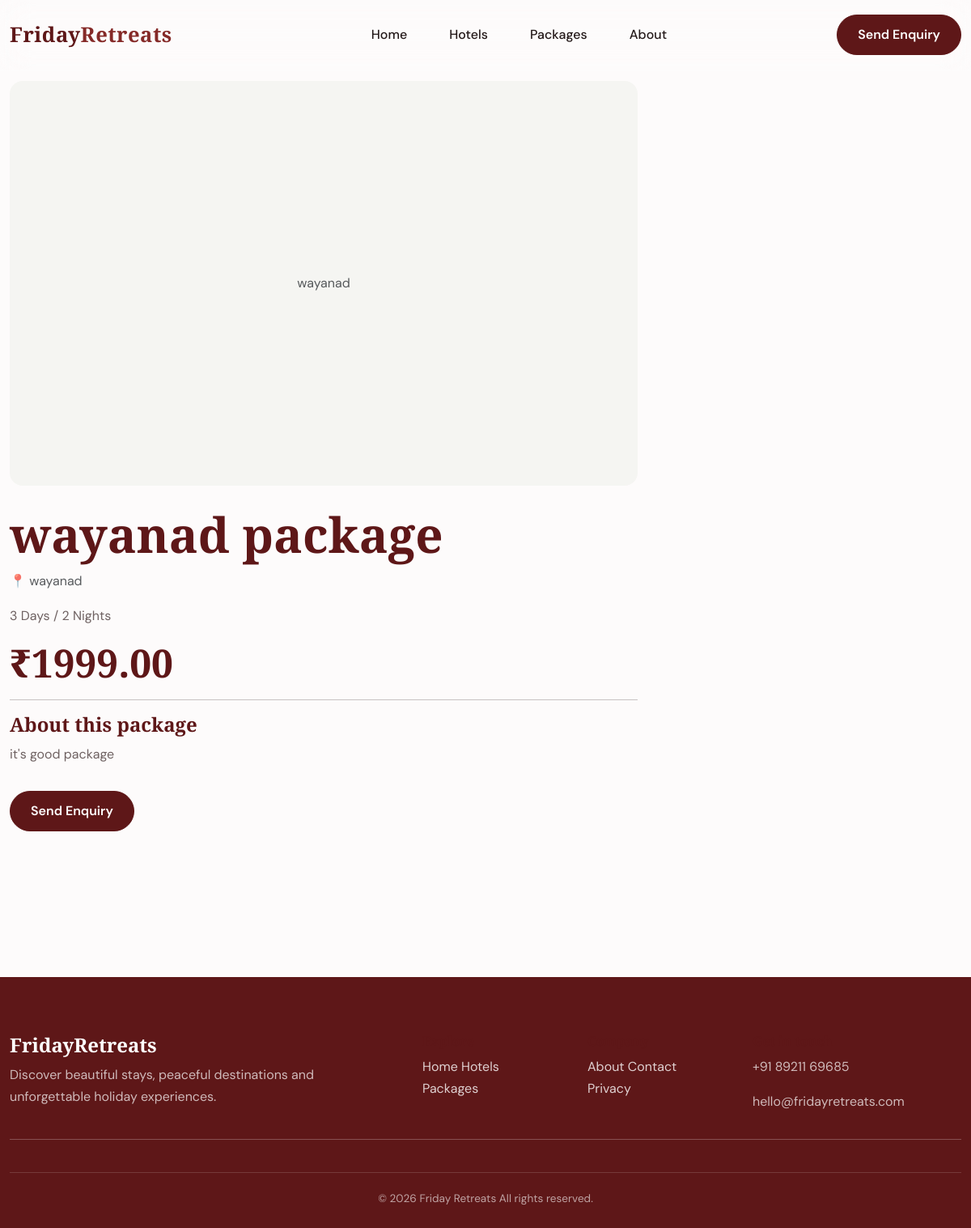
Page /packages/wayanad-package/ on the earlier database version.
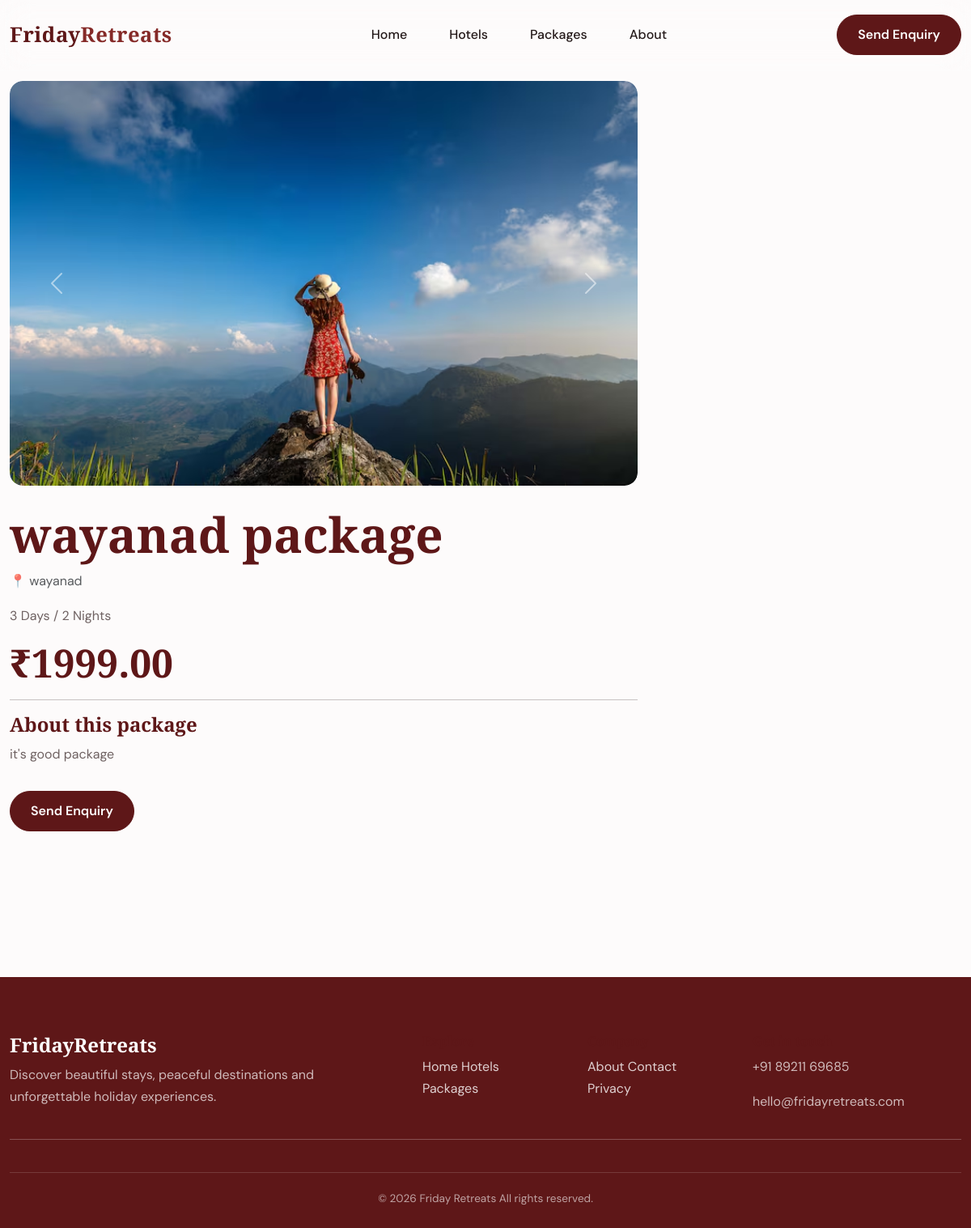
Same page on the later database version.
### packages/models.py (models this page shows, shortened)
class Package(models.Model):
    name = models.CharField(max_length=200)
    slug = models.SlugField(
        unique=True,
        blank=True
    )
    destination = models.CharField(
        max_length=200
    )
    description = models.TextField()
    duration_days = models.PositiveIntegerField()
    duration_nights = models.PositiveIntegerField()
    price = models.DecimalField(
        max_digits=10,
        decimal_places=2
    )
    image = models.ImageField(
    upload_to="packages/",
    blank=True,
    null=True
)
    hotels = models.ManyToManyField(
        Hotel,
        blank=True,
        related_name="packages"
    )
    featured = models.BooleanField(
        default=False
    )
    available = models.BooleanField(
        default=True
    )
    created_at = models.DateTimeField(
        auto_now_add=True
    )
    updated_at = models.DateTimeField(
        auto_now=True
    )

class PackageImage(models.Model):
    package = models.ForeignKey(
        Package,
        on_delete=models.CASCADE,
        related_name="images"
    )
    image = models.ImageField(
        upload_to="packages/"
    )
    caption = models.CharField(
        max_length=200,
        blank=True
    )

### packages/views.py (the view)
# urls.py: path("<slug:slug>/", package_detail, name="package_detail"),
def package_detail(request, slug):
    package = get_object_or_404(
        Package,
        slug=slug,
        available=True
    )
    context = {
        "package": package,
    }
    return render(request, "packages/package_detail.html", context)

### templates/packages/package_detail.html (shortened to what this page needs)
{% extends "base.html" %}
{% block content %}
<section class="section-padding">
    <div class="container">
        <div class="row">
            <div class="col-lg-8">
                {% with images=package.images.all %}
                    {% if images %}
                    <div class="mb-4">
                        <div
                            id="packageImageCarousel"
                            class="carousel slide"
                        >
                            <div class="carousel-inner rounded-4">
                                {% for image in images %}
                                <div
                                    class="carousel-item {% if forloop.first %}active{% endif %}"
                                >
                                    <img
                                        src="{{ image.image.url }}"
                                        alt="{{ image.caption|default:package.name }}"
                                        class="d-block w-100 rounded-4 package-gallery-image"
                                        style="
                                            width: 100%;
                                            height: 500px;
                                            object-fit: cover;
                                            cursor: pointer;
                                        "
                                        data-bs-toggle="modal"
                                        data-bs-target="#packageImageModal"
                                        data-image="{{ image.image.url }}"
                                        data-caption="{{ image.caption|default:package.name }}"
                                    >
                                </div>
                                {% endfor %}
                            </div>
                            {% if images|length > 1 %}
                            <button
                                class="carousel-control-prev"
                                type="button"
                                data-bs-target="#packageImageCarousel"
                                data-bs-slide="prev"
                            >
                                <span
                                    class="carousel-control-prev-icon"
                                    aria-hidden="true"
                                ></span>
                            </button>
                            <button
                                class="carousel-control-next"
                                type="button"
                                data-bs-target="#packageImageCarousel"
                                data-bs-slide="next"
                            >
                                <span
                                    class="carousel-control-next-icon"
                                    aria-hidden="true"
                                ></span>
                            </button>
                            {% endif %}
                        </div>
                    </div>
                    {% else %}
                        <div class="mb-4">
                            <div
                                class="rounded-4 d-flex align-items-center justify-content-center"
                                style="
                                    width: 100%;
                                    height: 500px;
                                    background: #f5f5f2;
                                "
                            >
                                <span class="text-muted">
                                    {{ package.destination }}
                                </span>
                            </div>
                        </div>
                    {% endif %}
                {% endwith %}
                <h1>{{ package.name }}</h1>
                <p class="text-muted">
                    📍 {{ package.destination }}
                </p>
                <p>
                    {{ package.duration_days }} Days /
                    {{ package.duration_nights }} Nights
                </p>
                <h2>
                    ₹{{ package.price }}
                </h2>
                <hr>
                <h3>
                    About this package
                </h3>
                <p>
                    {{ package.description }}
                </p>
                <a
                    href="{% url 'enquiry_create' %}?package={{ package.slug }}"
                    class="btn btn-dark mt-3"
                >
                    Send Enquiry
                </a>
            </div>
        </div>
    </div>
</section>
{% endblock %}

### templates/base.html (shortened to what this page needs)
{% load static %}
<!DOCTYPE html>
<html lang="en">
<head>
    <link
        href="https://cdn.jsdelivr.net/npm/bootstrap@5.3.3/dist/css/bootstrap.min.css"
        rel="stylesheet"
    >
    <link
        rel="stylesheet"
        href="{% static 'css/style.css' %}"
    >
</head>
<body>
<nav class="navbar navbar-expand-lg navbar-sticky navbar-light bg-white py-3">
    <div class="container">
        <a
            class="navbar-brand brand-logo"
            href="{% url 'home' %}"
        >
            Friday<span>Retreats</span>
        </a>
        <div
            class="collapse navbar-collapse"
            id="mainNavbar"
        >
            <ul class="navbar-nav mx-auto gap-lg-3">
                <li class="nav-item">
                    <a
                        class="nav-link"
                        href="{% url 'home' %}"
                    >
                        Home
                    </a>
                </li>
                <li class="nav-item">
                    <a
                        class="nav-link"
                        href="{% url 'hotel_list' %}"
                    >
                        Hotels
                    </a>
                </li>
                <li class="nav-item">
                    <a
                        class="nav-link"
                        href="{% url 'package_list' %}"
                    >
                        Packages
                    </a>
                </li>
                <li class="nav-item">
                    <a
                        class="nav-link"
                        href="{% url 'about' %}"
                    >
                        About
                    </a>
                </li>
            </ul>
            <a
                href="{% url 'enquiry_create' %}"
                class="btn btn-dark enquiry-btn"
            >
                Send Enquiry
            </a>
        </div>
    </div>
</nav>
<main>
    {% block content %}
    {% endblock %}
</main>
<footer class="footer">
    <div class="container">
        <div class="row g-5">
            <div class="col-lg-5">
                <h3 class="brand-logo text-white">
                    Friday<span>Retreats</span>
                </h3>
                <p class="footer-description">
                    Discover beautiful stays, peaceful
                    destinations and unforgettable
                    holiday experiences.
                </p>
            </div>
            <div class="col-6 col-lg-2">
                <h6>Explore</h6>
                <a href="{% url 'home' %}">
                    Home
                </a>
                <a href="{% url 'hotel_list' %}">
                    Hotels
                </a>
                <a href="{% url 'package_list' %}">
                    Packages
                </a>
            </div>
            <div class="col-6 col-lg-2">
                <h6>Company</h6>
                <a href="#">
                    About
                </a>
                <a href="#">
                    Contact
                </a>
                <a href="#">
                    Privacy
                </a>
            </div>
            <div class="col-lg-3">
                <h6>Get in touch</h6>
                <p>
                    +91 89211 69685
                </p>
                <p>
                    hello@fridayretreats.com
                </p>
            </div>
        </div>
        <hr>
        <div class="footer-bottom">
            <span>
                © {% now "Y" %} Friday Retreats
            </span>
            <span>
                All rights reserved.
            </span>
        </div>
    </div>
</footer>
</body>
</html>

### static/css/style.css (style rules this page uses)
:root { --primary: #5E1718; --primary-dark: #431011; --accent: #852A28; --background: #FDFBFB; --white: #FFFFFF; --cream: #F7F0EE; --cream-dark: #EDE0DD; --text: #241919; --text-light: #6F6262; --border: #E9DCDC; --shadow-sm: 0 5px 20px rgba(94, 23, 24, 0.08); --shadow-md: 0 12px 35px rgba(94, 23, 24, 0.12); --shadow-lg: 0 20px 60px rgba(94, 23, 24, 0.16); --radius-sm: 10px; --radius-md: 18px; --radius-lg: 28px; --transition: all 0.3s ease; }
html { scroll-behavior: smooth; }
body { margin: 0; padding: 0; background: var(--background); color: var(--text); font-family: "DM Sans", sans-serif; line-height: 1.7; }
a { color: inherit; text-decoration: none; }
img { max-width: 100%; display: block; }
.container { max-width: 1200px; }
h1, h2, h3, h4, h5, h6 { font-family: "Playfair Display", serif; color: var(--primary); font-weight: 600; line-height: 1.2; }
h1 { font-size: clamp(2.5rem, 5vw, 4.8rem); }
h2 { font-size: clamp(2rem, 4vw, 3.2rem); }
h3 { font-size: 1.5rem; }
p { color: var(--text-light); }
.navbar { background: rgba(253, 251, 251, 0.96) !important; padding: 18px 0; border-bottom: 1px solid var(--border); transition: var(--transition); }
.navbar-brand { color: var(--primary) !important; font-family: "Playfair Display", serif; font-size: 1.6rem; font-weight: 700; letter-spacing: 0.5px; }
.navbar-brand span { color: var(--accent); }
.navbar .nav-link { color: var(--text) !important; font-weight: 500; margin-left: 20px; position: relative; transition: var(--transition); }
.navbar .nav-link::after { content: ""; position: absolute; left: 20px; right: 20px; bottom: 3px; height: 2px; background: var(--accent); transform: scaleX(0); transform-origin: center; transition: var(--transition); }
.btn { border-radius: 50px; padding: 12px 25px; font-weight: 600; transition: var(--transition); }
.btn-primary, .btn-dark { background: var(--primary) !important; border-color: var(--primary) !important; color: var(--white) !important; }
.section-padding { padding: 100px 0; }
footer { background: var(--primary); color: white; padding: 70px 0 25px; margin-top: 80px; }
footer h3, footer h4 { color: white; }
footer p { color: rgba(255, 255, 255, 0.7); }
footer a { color: rgba(255, 255, 255, 0.8); transition: var(--transition); }
.footer-bottom { border-top: 1px solid rgba(255, 255, 255, 0.15); margin-top: 40px; padding-top: 20px; text-align: center; color: rgba(255, 255, 255, 0.6); font-size: 0.85rem; }

### templates/base.html (style rules this page uses)
.navbar-sticky { position: fixed; top: 0; left: 0; width: 100%; z-index: 9999; background: rgba(255, 255, 255, 0.12) !important; backdrop-filter: blur(18px); -webkit-backdrop-filter: blur(18px); border-bottom: 1px solid rgba(255, 255, 255, 0.2); transition: all 0.3s ease; }

Differences in the rows shown:
added PackageImage: image (picture)
changed Package "wayanad package": destination "wayanad" → (not shown)
